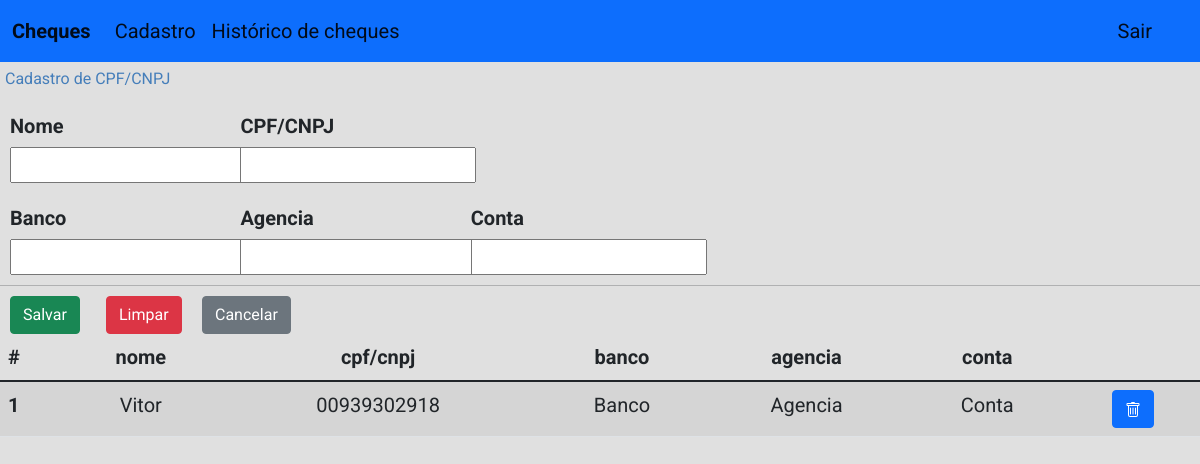
Page /cheques/cadastro/ (signed in) on the earlier database version.
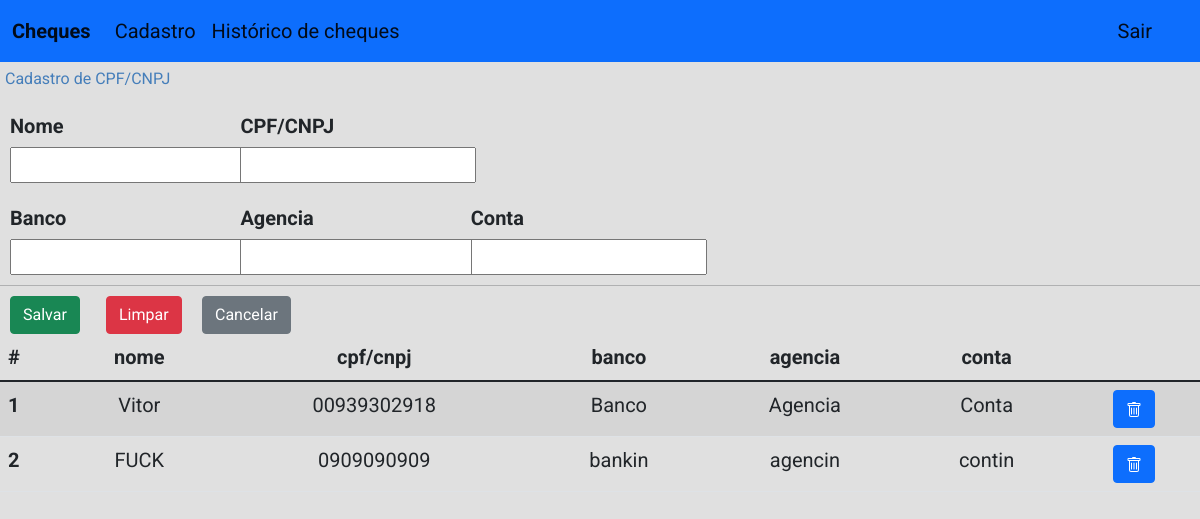
Same page on the later database version.
### cheques/models.py (models this page shows)
class Empresa(models.Model):
    nome = models.CharField(max_length=50)
    cpfpj = models.CharField(max_length=50, unique=True)
    conta = models.CharField(max_length=50, blank=True, null=True)
    banco = models.CharField(max_length=50, blank=True, null=True)
    agencia = models.CharField(max_length=50, blank=True, null=True)
    dt_record = models.DateField()

### cheques/views.py (the view)
# urls.py: path("cadastro/", views.cadastro, name="cadastro"),
@login_required
def cadastro(request):
    lista_cheques = Cheque.objects.all()
    lista_empresas = Empresa.objects.all()
    context = {
        "lista_cheques": lista_cheques,
        "lista_empresas": lista_empresas,
    }
    return render(request, "cheques/cadastro.html", context)

### cheques/templates/cheques/cadastro.html (shortened to what the changed rows need)
<!DOCTYPE html>
<html lang="en">
<head>
    {% load static %}
    <link rel="stylesheet" href="{% static 'css/bootstrap.min.css' %}">
    <link rel="stylesheet" href="{% static 'css/bootstrap.css' %}">
    <link rel="stylesheet" href="{% static 'novo.css' %}">
</head>
<body>
    {%if lista_empresas%}
    <table class="table table-striped cheques">
        <thead>
            <tr>
                <th scope="col">#</th>
                <th style="text-align: center;" scope="col">nome</th>
                <th style="text-align: center;" scope="col">cpf/cnpj</th>
                <th style="text-align: center;" scope="col">banco</th>
                <th style="text-align: center;" scope="col">agencia</th>
                <th style="text-align: center;" scope="col">conta</th>
            </tr>
        </thead>
        <tbody>
            {% for empresa in lista_empresas %}
            <tr>
                <th scope="row">{{ forloop.counter }}</th>
                <td style="text-align: center;">{{ empresa.nome }}</td>
                <td style="text-align: center;">{{ empresa.cpfpj }}</td>
                <td style="text-align: center;">{{ empresa.banco }}</td>
                <td style="text-align: center;">{{ empresa.agencia }}</td>
                <td style="text-align: center;">{{ empresa.conta }}</td>
                <td style="text-align: center;">
                    <a class="btn btn-primary" href="{% url 'cadastrodel' id=empresa.id %}" t>
                    </a>
                </td>
            </tr>
            {% endfor %}
        </tbody>
    </table>
    {% else %}
    <p style="margin-left: 5px">Ainda não há pessoas/empresas cadastrados.</p>
    {% endif %}
</body>
</html>

Differences in the rows shown:
added Empresa: nome "FUCK", cpfpj "0909090909", banco "bankin", agencia "agencin", conta "contin"
